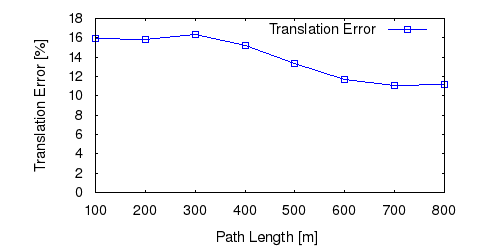

Here is the gnuplot script that generated this plot:
set term png size 500,250 font "Helvetica" 11
set output "01_tl.png"
set size ratio 0.5
set yrange [0:*]
set xlabel "Path Length [m]"
set ylabel "Translation Error [%]"
plot "01_tl.txt" using 1:($2*100) title 'Translation Error' lc rgb "#0000FF" pt 4 w linespoints
